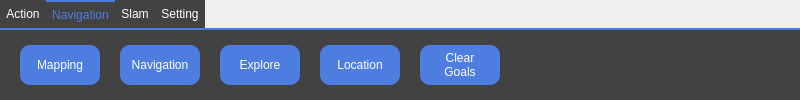
<?xml version="1.0" encoding="UTF-8"?>
<ui version="4.0">
 <class>map_menu</class>
 <widget class="QTabWidget" name="map_menu">
  <property name="geometry">
   <rect>
    <x>0</x>
    <y>0</y>
    <width>800</width>
    <height>100</height>
   </rect>
  </property>
  <property name="focusPolicy">
   <enum>Qt::NoFocus</enum>
  </property>
  <property name="windowTitle">
   <string>TabWidget</string>
  </property>
  <property name="styleSheet">
   <string notr="true">

QTabWidget::pane { 

border-top: 2px solid rgb(78, 125, 224);
background: rgb(66, 66, 66);
}
QTabWidget::tab-bar {
    background-color: rgb(0, 0, 0);
}
QTabBar::tab {
    color:rgb(255, 255, 255);
    background: rgb(66, 66, 66);
    min-width: 8ex;
    padding: 6px;
}

QTabBar::tab:selected, QTabBar::tab:hover {
    border-top: 2px solid rgb(78, 125, 224);
    color: rgb(78, 125, 224);
}

QTabBar::tab:selected {
    
    border-color: rgb(66, 66, 66);
    border-top: 2px solid rgb(78, 125, 224);
}</string>
  </property>
  <property name="currentIndex">
   <number>1</number>
  </property>
  <widget class="QWidget" name="action">
   <attribute name="title">
    <string>Action</string>
   </attribute>
   <widget class="QPushButton" name="action_left">
    <property name="geometry">
     <rect>
      <x>20</x>
      <y>15</y>
      <width>40</width>
      <height>40</height>
     </rect>
    </property>
    <property name="focusPolicy">
     <enum>Qt::NoFocus</enum>
    </property>
    <property name="styleSheet">
     <string notr="true">QPushButton{
border-image: url(:/left.png);
}

QPushButton:pressed {
border-image: url(:/left_press.png);
}

QPushButton::checked {
border-image: url(:/left_press.png);
}</string>
    </property>
    <property name="text">
     <string/>
    </property>
   </widget>
   <widget class="QPushButton" name="action_right">
    <property name="geometry">
     <rect>
      <x>100</x>
      <y>15</y>
      <width>40</width>
      <height>40</height>
     </rect>
    </property>
    <property name="focusPolicy">
     <enum>Qt::NoFocus</enum>
    </property>
    <property name="styleSheet">
     <string notr="true">QPushButton{
border-image: url(:/right.png);
}

QPushButton:pressed {
border-image: url(:/right_press.png);
}

QPushButton::checked {
border-image: url(:/right_press.png);
}</string>
    </property>
    <property name="text">
     <string/>
    </property>
   </widget>
   <widget class="QPushButton" name="action_forward">
    <property name="geometry">
     <rect>
      <x>180</x>
      <y>15</y>
      <width>40</width>
      <height>40</height>
     </rect>
    </property>
    <property name="focusPolicy">
     <enum>Qt::NoFocus</enum>
    </property>
    <property name="styleSheet">
     <string notr="true">QPushButton{
border-image: url(:/up.png);
}

QPushButton:pressed {
border-image: url(:/up_press.png);
}

QPushButton::checked {
border-image: url(:/up_press.png);
}
</string>
    </property>
    <property name="text">
     <string/>
    </property>
   </widget>
   <widget class="QPushButton" name="action_back">
    <property name="geometry">
     <rect>
      <x>260</x>
      <y>15</y>
      <width>40</width>
      <height>40</height>
     </rect>
    </property>
    <property name="focusPolicy">
     <enum>Qt::NoFocus</enum>
    </property>
    <property name="styleSheet">
     <string notr="true">QPushButton{
border-image: url(:/down.png);
}

QPushButton:pressed {
border-image: url(:/down_press.png);
}

QPushButton::checked {
border-image: url(:/down_press.png);
}</string>
    </property>
    <property name="text">
     <string/>
    </property>
   </widget>
  </widget>
  <widget class="QWidget" name="navigation">
   <attribute name="title">
    <string>Navigation</string>
   </attribute>
   <widget class="QPushButton" name="Nav_MappingMode">
    <property name="geometry">
     <rect>
      <x>20</x>
      <y>15</y>
      <width>80</width>
      <height>40</height>
     </rect>
    </property>
    <property name="focusPolicy">
     <enum>Qt::NoFocus</enum>
    </property>
    <property name="styleSheet">
     <string notr="true">QPushButton{
color:rgb(255, 255, 255);
border-radius:10px;
background-color:rgb(78, 125, 224);
}

QPushButton:pressed {
    background-color: rgb(28, 59, 124);
}

QPushButton::checked {
   background-color: rgb(28, 59, 124);
}</string>
    </property>
    <property name="text">
     <string>Mapping</string>
    </property>
    <property name="checkable">
     <bool>true</bool>
    </property>
   </widget>
   <widget class="QPushButton" name="clearGoals">
    <property name="geometry">
     <rect>
      <x>420</x>
      <y>15</y>
      <width>80</width>
      <height>40</height>
     </rect>
    </property>
    <property name="focusPolicy">
     <enum>Qt::NoFocus</enum>
    </property>
    <property name="styleSheet">
     <string notr="true">QPushButton{
color:rgb(255, 255, 255);
border-radius:10px;
background-color:rgb(78, 125, 224);
}

QPushButton:pressed {
    background-color: rgb(28, 59, 124);
}

QPushButton::checked {
   background-color: rgb(28, 59, 124);
}</string>
    </property>
    <property name="text">
     <string>Clear
Goals</string>
    </property>
   </widget>
   <widget class="QPushButton" name="Nav_NavigationMode">
    <property name="geometry">
     <rect>
      <x>120</x>
      <y>15</y>
      <width>80</width>
      <height>40</height>
     </rect>
    </property>
    <property name="focusPolicy">
     <enum>Qt::NoFocus</enum>
    </property>
    <property name="styleSheet">
     <string notr="true">QPushButton{
color:rgb(255, 255, 255);
border-radius:10px;
background-color:rgb(78, 125, 224);
}

QPushButton:pressed {
    background-color: rgb(28, 59, 124);
}

QPushButton::checked {
   background-color: rgb(28, 59, 124);
}</string>
    </property>
    <property name="text">
     <string>Navigation</string>
    </property>
    <property name="checkable">
     <bool>true</bool>
    </property>
   </widget>
   <widget class="QPushButton" name="Nav_ExploreMode">
    <property name="geometry">
     <rect>
      <x>220</x>
      <y>15</y>
      <width>80</width>
      <height>40</height>
     </rect>
    </property>
    <property name="focusPolicy">
     <enum>Qt::NoFocus</enum>
    </property>
    <property name="styleSheet">
     <string notr="true">QPushButton{
color:rgb(255, 255, 255);
border-radius:10px;
background-color:rgb(78, 125, 224);
}

QPushButton:pressed {
    background-color: rgb(28, 59, 124);
}

QPushButton::checked {
   background-color: rgb(28, 59, 124);
}</string>
    </property>
    <property name="text">
     <string>Explore</string>
    </property>
    <property name="checkable">
     <bool>true</bool>
    </property>
   </widget>
   <widget class="QPushButton" name="Nav_Location">
    <property name="geometry">
     <rect>
      <x>320</x>
      <y>15</y>
      <width>80</width>
      <height>40</height>
     </rect>
    </property>
    <property name="focusPolicy">
     <enum>Qt::NoFocus</enum>
    </property>
    <property name="styleSheet">
     <string notr="true">QPushButton{
color:rgb(255, 255, 255);
border-radius:10px;
background-color:rgb(78, 125, 224);
}

QPushButton:pressed {
    background-color: rgb(28, 59, 124);
}

QPushButton::checked {
   background-color: rgb(28, 59, 124);
}</string>
    </property>
    <property name="text">
     <string>Location</string>
    </property>
   </widget>
  </widget>
  <widget class="QWidget" name="slam">
   <attribute name="title">
    <string>Slam</string>
   </attribute>
   <widget class="QPushButton" name="slam_savemap">
    <property name="geometry">
     <rect>
      <x>20</x>
      <y>15</y>
      <width>80</width>
      <height>40</height>
     </rect>
    </property>
    <property name="focusPolicy">
     <enum>Qt::NoFocus</enum>
    </property>
    <property name="styleSheet">
     <string notr="true">QPushButton{
color:rgb(255, 255, 255);
border-radius:10px;
background-color:rgb(78, 125, 224);
}

QPushButton:pressed {
    background-color: rgb(28, 59, 124);
}

QPushButton::checked {
   background-color: rgb(28, 59, 124);
}</string>
    </property>
    <property name="text">
     <string>Save Map</string>
    </property>
   </widget>
   <widget class="QPushButton" name="slam_clearMap">
    <property name="geometry">
     <rect>
      <x>120</x>
      <y>15</y>
      <width>80</width>
      <height>40</height>
     </rect>
    </property>
    <property name="focusPolicy">
     <enum>Qt::NoFocus</enum>
    </property>
    <property name="styleSheet">
     <string notr="true">QPushButton{
color:rgb(255, 255, 255);
border-radius:10px;
background-color:rgb(78, 125, 224);
}

QPushButton:pressed {
    background-color: rgb(28, 59, 124);
}

QPushButton::checked {
   background-color: rgb(28, 59, 124);
}</string>
    </property>
    <property name="text">
     <string>Clear Map</string>
    </property>
   </widget>
   <widget class="QPushButton" name="slam_loadMap">
    <property name="geometry">
     <rect>
      <x>220</x>
      <y>15</y>
      <width>80</width>
      <height>40</height>
     </rect>
    </property>
    <property name="focusPolicy">
     <enum>Qt::NoFocus</enum>
    </property>
    <property name="styleSheet">
     <string notr="true">QPushButton{
color:rgb(255, 255, 255);
border-radius:10px;
background-color:rgb(78, 125, 224);
}

QPushButton:pressed {
    background-color: rgb(28, 59, 124);
}

QPushButton::checked {
   background-color: rgb(28, 59, 124);
}</string>
    </property>
    <property name="text">
     <string>Load Map</string>
    </property>
   </widget>
  </widget>
  <widget class="QWidget" name="setting">
   <attribute name="title">
    <string>Setting</string>
   </attribute>
   <widget class="QLineEdit" name="lineEdit_IP">
    <property name="geometry">
     <rect>
      <x>150</x>
      <y>5</y>
      <width>161</width>
      <height>25</height>
     </rect>
    </property>
    <property name="styleSheet">
     <string notr="true">QLineEdit {
    border: 2px solid rgb(78, 125, 224);  
    border-radius: 3px; 
    background: white;  
    selection-background-color: green;
    font-size: 14px ;  
}
 
QLineEdit:hover {
    border: 1px solid blue; 
}
</string>
    </property>
   </widget>
   <widget class="QLineEdit" name="lineEdit_Port">
    <property name="geometry">
     <rect>
      <x>150</x>
      <y>35</y>
      <width>160</width>
      <height>25</height>
     </rect>
    </property>
    <property name="styleSheet">
     <string notr="true">QLineEdit {
    border: 2px solid rgb(78, 125, 224);  
    border-radius: 3px; 
    background: white;  
    selection-background-color: green;
    font-size: 14px ;  
}
 
QLineEdit:hover {
    border: 1px solid blue; 
}</string>
    </property>
    <property name="maxLength">
     <number>5</number>
    </property>
   </widget>
   <widget class="QLabel" name="label">
    <property name="geometry">
     <rect>
      <x>80</x>
      <y>0</y>
      <width>70</width>
      <height>30</height>
     </rect>
    </property>
    <property name="styleSheet">
     <string notr="true">color: rgb(78, 125, 224);</string>
    </property>
    <property name="text">
     <string>IP:</string>
    </property>
    <property name="alignment">
     <set>Qt::AlignCenter</set>
    </property>
   </widget>
   <widget class="QLabel" name="label_2">
    <property name="geometry">
     <rect>
      <x>30</x>
      <y>60</y>
      <width>67</width>
      <height>31</height>
     </rect>
    </property>
    <property name="text">
     <string>TextLabel</string>
    </property>
   </widget>
   <widget class="QLabel" name="label_3">
    <property name="geometry">
     <rect>
      <x>80</x>
      <y>30</y>
      <width>70</width>
      <height>30</height>
     </rect>
    </property>
    <property name="styleSheet">
     <string notr="true">color: rgb(78, 125, 224);</string>
    </property>
    <property name="text">
     <string>Port:</string>
    </property>
    <property name="alignment">
     <set>Qt::AlignCenter</set>
    </property>
   </widget>
  </widget>
 </widget>
 <resources/>
 <connections/>
</ui>
